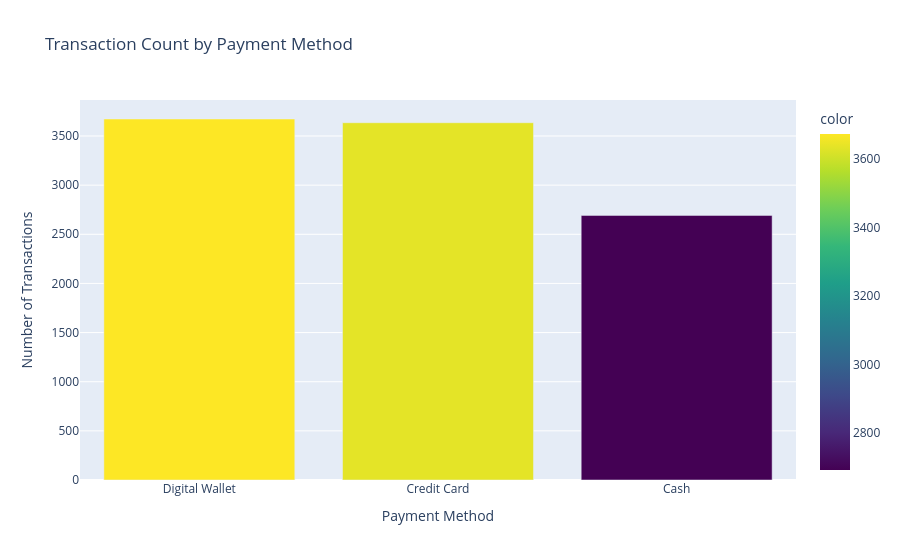

This figure's notebook cell:
### Code cell
payment_counts = df_filled['Payment Method'].value_counts()

fig3 = px.bar(
    x=payment_counts.index, 
    y=payment_counts.values,
    labels={'x': 'Payment Method', 'y': 'Count'},
    title='Transaction Count by Payment Method',
    color=payment_counts.values,
    color_continuous_scale='Viridis'
)
fig3.update_layout(xaxis_title='Payment Method', yaxis_title='Number of Transactions')
fig3.show()

### Figure 1 — Plotly figure (JSON) as saved in the notebook; plotly's stock layout.template omitted (floating-point values rounded to 4 significant figures)
{"data": [{"hovertemplate": "Payment Method=%{x}<br>Count=%{y}<br>color=%{marker.color}<extra></extra>", "legendgroup": "", "marker": {"color": [3673, 3635, 2692], "coloraxis": "coloraxis", "pattern": {"shape": ""}}, "name": "", "orientation": "v", "showlegend": false, "textposition": "auto", "type": "bar", "x": ["Digital Wallet", "Credit Card", "Cash"], "xaxis": "x", "y": [3673, 3635, 2692], "yaxis": "y"}], "layout": {"barmode": "relative", "coloraxis": {"colorbar": {"title": {"text": "color"}}, "colorscale": [[0, "#440154"], [0.1111, "#482878"], [0.2222, "#3e4989"], [0.3333, "#31688e"], [0.4444, "#26828e"], [0.5556, "#1f9e89"], [0.6667, "#35b779"], [0.7778, "#6ece58"], [0.8889, "#b5de2b"], [1, "#fde725"]]}, "legend": {"tracegroupgap": 0}, "title": {"text": "Transaction Count by Payment Method"}, "xaxis": {"anchor": "y", "domain": [0, 1], "title": {"text": "Payment Method"}}, "yaxis": {"anchor": "x", "domain": [0, 1], "title": {"text": "Number of Transactions"}}}}
